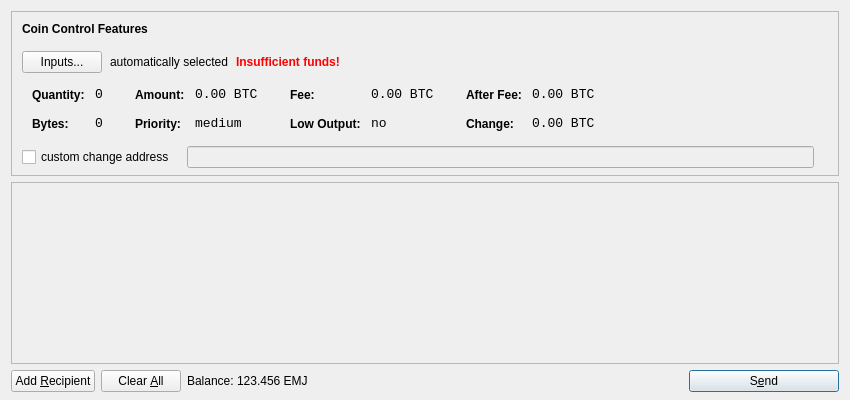
<?xml version="1.0" encoding="UTF-8"?>
<ui version="4.0">
 <class>SendCoinsDialog</class>
 <widget class="QDialog" name="SendCoinsDialog">
  <property name="geometry">
   <rect>
    <x>0</x>
    <y>0</y>
    <width>850</width>
    <height>400</height>
   </rect>
  </property>
  <property name="windowTitle">
   <string>Send Coins</string>
  </property>
  <layout class="QVBoxLayout" name="verticalLayout" stretch="0,1,0">
   <property name="bottomMargin">
    <number>8</number>
   </property>
   <item>
    <widget class="QFrame" name="frameCoinControl">
     <property name="sizePolicy">
      <sizepolicy hsizetype="Expanding" vsizetype="Expanding">
       <horstretch>0</horstretch>
       <verstretch>0</verstretch>
      </sizepolicy>
     </property>
     <property name="maximumSize">
      <size>
       <width>16777215</width>
       <height>16777215</height>
      </size>
     </property>
     <property name="frameShape">
      <enum>QFrame::StyledPanel</enum>
     </property>
     <property name="frameShadow">
      <enum>QFrame::Sunken</enum>
     </property>
     <layout class="QVBoxLayout" name="verticalLayoutCoinControl2">
      <property name="spacing">
       <number>-1</number>
      </property>
      <property name="leftMargin">
       <number>0</number>
      </property>
      <property name="topMargin">
       <number>0</number>
      </property>
      <property name="rightMargin">
       <number>0</number>
      </property>
      <property name="bottomMargin">
       <number>6</number>
      </property>
      <item>
       <layout class="QVBoxLayout" name="verticalLayoutCoinControl" stretch="0,0,0,0,1">
        <property name="spacing">
         <number>0</number>
        </property>
        <property name="leftMargin">
         <number>10</number>
        </property>
        <property name="topMargin">
         <number>10</number>
        </property>
        <item>
         <layout class="QHBoxLayout" name="horizontalLayoutCoinControl1">
          <property name="bottomMargin">
           <number>15</number>
          </property>
          <item>
           <widget class="QLabel" name="labelCoinControlFeatures">
            <property name="sizePolicy">
             <sizepolicy hsizetype="Preferred" vsizetype="Maximum">
              <horstretch>0</horstretch>
              <verstretch>0</verstretch>
             </sizepolicy>
            </property>
            <property name="font">
             <font>
              <weight>75</weight>
              <bold>true</bold>
             </font>
            </property>
            <property name="styleSheet">
             <string notr="true">font-weight:bold;</string>
            </property>
            <property name="text">
             <string>Coin Control Features</string>
            </property>
           </widget>
          </item>
         </layout>
        </item>
        <item>
         <layout class="QHBoxLayout" name="horizontalLayoutCoinControl2" stretch="0,0,0,0">
          <property name="spacing">
           <number>8</number>
          </property>
          <property name="bottomMargin">
           <number>10</number>
          </property>
          <item>
           <widget class="QPushButton" name="pushButtonCoinControl">
            <property name="styleSheet">
             <string notr="true"/>
            </property>
            <property name="text">
             <string>Inputs...</string>
            </property>
           </widget>
          </item>
          <item>
           <widget class="QLabel" name="labelCoinControlAutomaticallySelected">
            <property name="text">
             <string>automatically selected</string>
            </property>
            <property name="margin">
             <number>5</number>
            </property>
           </widget>
          </item>
          <item>
           <widget class="QLabel" name="labelCoinControlInsuffFunds">
            <property name="font">
             <font>
              <weight>75</weight>
              <bold>true</bold>
             </font>
            </property>
            <property name="styleSheet">
             <string notr="true">color:red;font-weight:bold;</string>
            </property>
            <property name="text">
             <string>Insufficient funds!</string>
            </property>
            <property name="margin">
             <number>5</number>
            </property>
           </widget>
          </item>
          <item>
           <spacer name="horizontalSpacerCoinControl">
            <property name="orientation">
             <enum>Qt::Horizontal</enum>
            </property>
            <property name="sizeHint" stdset="0">
             <size>
              <width>40</width>
              <height>1</height>
             </size>
            </property>
           </spacer>
          </item>
         </layout>
        </item>
        <item>
         <widget class="QWidget" name="widgetCoinControl" native="true">
          <property name="sizePolicy">
           <sizepolicy hsizetype="Preferred" vsizetype="Preferred">
            <horstretch>0</horstretch>
            <verstretch>0</verstretch>
           </sizepolicy>
          </property>
          <property name="minimumSize">
           <size>
            <width>0</width>
            <height>0</height>
           </size>
          </property>
          <property name="styleSheet">
           <string notr="true"/>
          </property>
          <layout class="QHBoxLayout" name="horizontalLayoutCoinControl5">
           <property name="margin">
            <number>0</number>
           </property>
           <item>
            <layout class="QHBoxLayout" name="horizontalLayoutCoinControl3" stretch="0,0,0,1">
             <property name="spacing">
              <number>20</number>
             </property>
             <property name="topMargin">
              <number>0</number>
             </property>
             <property name="bottomMargin">
              <number>10</number>
             </property>
             <item>
              <layout class="QFormLayout" name="formLayoutCoinControl1">
               <property name="horizontalSpacing">
                <number>10</number>
               </property>
               <property name="verticalSpacing">
                <number>14</number>
               </property>
               <property name="leftMargin">
                <number>10</number>
               </property>
               <property name="topMargin">
                <number>4</number>
               </property>
               <property name="rightMargin">
                <number>6</number>
               </property>
               <item row="0" column="0">
                <widget class="QLabel" name="labelCoinControlQuantityText">
                 <property name="styleSheet">
                  <string notr="true">font-weight:bold;</string>
                 </property>
                 <property name="text">
                  <string>Quantity:</string>
                 </property>
                 <property name="margin">
                  <number>0</number>
                 </property>
                </widget>
               </item>
               <item row="0" column="1">
                <widget class="QLabel" name="labelCoinControlQuantity">
                 <property name="font">
                  <font>
                   <family>Monospace</family>
                   <pointsize>10</pointsize>
                  </font>
                 </property>
                 <property name="cursor">
                  <cursorShape>IBeamCursor</cursorShape>
                 </property>
                 <property name="contextMenuPolicy">
                  <enum>Qt::ActionsContextMenu</enum>
                 </property>
                 <property name="text">
                  <string notr="true">0</string>
                 </property>
                 <property name="margin">
                  <number>0</number>
                 </property>
                 <property name="textInteractionFlags">
                  <set>Qt::LinksAccessibleByMouse|Qt::TextSelectableByKeyboard|Qt::TextSelectableByMouse</set>
                 </property>
                </widget>
               </item>
               <item row="1" column="0">
                <widget class="QLabel" name="labelCoinControlBytesText">
                 <property name="styleSheet">
                  <string notr="true">font-weight:bold;</string>
                 </property>
                 <property name="text">
                  <string>Bytes:</string>
                 </property>
                </widget>
               </item>
               <item row="1" column="1">
                <widget class="QLabel" name="labelCoinControlBytes">
                 <property name="font">
                  <font>
                   <family>Monospace</family>
                   <pointsize>10</pointsize>
                  </font>
                 </property>
                 <property name="cursor">
                  <cursorShape>IBeamCursor</cursorShape>
                 </property>
                 <property name="contextMenuPolicy">
                  <enum>Qt::ActionsContextMenu</enum>
                 </property>
                 <property name="text">
                  <string notr="true">0</string>
                 </property>
                 <property name="textInteractionFlags">
                  <set>Qt::LinksAccessibleByMouse|Qt::TextSelectableByKeyboard|Qt::TextSelectableByMouse</set>
                 </property>
                </widget>
               </item>
              </layout>
             </item>
             <item>
              <layout class="QFormLayout" name="formLayoutCoinControl2">
               <property name="horizontalSpacing">
                <number>10</number>
               </property>
               <property name="verticalSpacing">
                <number>14</number>
               </property>
               <property name="leftMargin">
                <number>6</number>
               </property>
               <property name="topMargin">
                <number>4</number>
               </property>
               <property name="rightMargin">
                <number>6</number>
               </property>
               <item row="0" column="0">
                <widget class="QLabel" name="labelCoinControlAmountText">
                 <property name="styleSheet">
                  <string notr="true">font-weight:bold;</string>
                 </property>
                 <property name="text">
                  <string>Amount:</string>
                 </property>
                 <property name="margin">
                  <number>0</number>
                 </property>
                </widget>
               </item>
               <item row="0" column="1">
                <widget class="QLabel" name="labelCoinControlAmount">
                 <property name="font">
                  <font>
                   <family>Monospace</family>
                   <pointsize>10</pointsize>
                  </font>
                 </property>
                 <property name="cursor">
                  <cursorShape>IBeamCursor</cursorShape>
                 </property>
                 <property name="contextMenuPolicy">
                  <enum>Qt::ActionsContextMenu</enum>
                 </property>
                 <property name="text">
                  <string notr="true">0.00 BTC</string>
                 </property>
                 <property name="textInteractionFlags">
                  <set>Qt::LinksAccessibleByMouse|Qt::TextSelectableByKeyboard|Qt::TextSelectableByMouse</set>
                 </property>
                </widget>
               </item>
               <item row="1" column="0">
                <widget class="QLabel" name="labelCoinControlPriorityText">
                 <property name="styleSheet">
                  <string notr="true">font-weight:bold;</string>
                 </property>
                 <property name="text">
                  <string>Priority:</string>
                 </property>
                </widget>
               </item>
               <item row="1" column="1">
                <widget class="QLabel" name="labelCoinControlPriority">
                 <property name="font">
                  <font>
                   <family>Monospace</family>
                   <pointsize>10</pointsize>
                  </font>
                 </property>
                 <property name="cursor">
                  <cursorShape>IBeamCursor</cursorShape>
                 </property>
                 <property name="contextMenuPolicy">
                  <enum>Qt::ActionsContextMenu</enum>
                 </property>
                 <property name="text">
                  <string>medium</string>
                 </property>
                 <property name="textInteractionFlags">
                  <set>Qt::LinksAccessibleByMouse|Qt::TextSelectableByKeyboard|Qt::TextSelectableByMouse</set>
                 </property>
                </widget>
               </item>
              </layout>
             </item>
             <item>
              <layout class="QFormLayout" name="formLayoutCoinControl3">
               <property name="horizontalSpacing">
                <number>10</number>
               </property>
               <property name="verticalSpacing">
                <number>14</number>
               </property>
               <property name="leftMargin">
                <number>6</number>
               </property>
               <property name="topMargin">
                <number>4</number>
               </property>
               <property name="rightMargin">
                <number>6</number>
               </property>
               <item row="0" column="0">
                <widget class="QLabel" name="labelCoinControlFeeText">
                 <property name="styleSheet">
                  <string notr="true">font-weight:bold;</string>
                 </property>
                 <property name="text">
                  <string>Fee:</string>
                 </property>
                 <property name="margin">
                  <number>0</number>
                 </property>
                </widget>
               </item>
               <item row="0" column="1">
                <widget class="QLabel" name="labelCoinControlFee">
                 <property name="font">
                  <font>
                   <family>Monospace</family>
                   <pointsize>10</pointsize>
                  </font>
                 </property>
                 <property name="cursor">
                  <cursorShape>IBeamCursor</cursorShape>
                 </property>
                 <property name="contextMenuPolicy">
                  <enum>Qt::ActionsContextMenu</enum>
                 </property>
                 <property name="text">
                  <string notr="true">0.00 BTC</string>
                 </property>
                 <property name="textInteractionFlags">
                  <set>Qt::LinksAccessibleByMouse|Qt::TextSelectableByKeyboard|Qt::TextSelectableByMouse</set>
                 </property>
                </widget>
               </item>
               <item row="1" column="0">
                <widget class="QLabel" name="labelCoinControlLowOutputText">
                 <property name="styleSheet">
                  <string notr="true">font-weight:bold;</string>
                 </property>
                 <property name="text">
                  <string>Low Output:</string>
                 </property>
                </widget>
               </item>
               <item row="1" column="1">
                <widget class="QLabel" name="labelCoinControlLowOutput">
                 <property name="font">
                  <font>
                   <family>Monospace</family>
                   <pointsize>10</pointsize>
                  </font>
                 </property>
                 <property name="cursor">
                  <cursorShape>IBeamCursor</cursorShape>
                 </property>
                 <property name="contextMenuPolicy">
                  <enum>Qt::ActionsContextMenu</enum>
                 </property>
                 <property name="text">
                  <string>no</string>
                 </property>
                 <property name="textInteractionFlags">
                  <set>Qt::LinksAccessibleByMouse|Qt::TextSelectableByKeyboard|Qt::TextSelectableByMouse</set>
                 </property>
                </widget>
               </item>
              </layout>
             </item>
             <item>
              <layout class="QFormLayout" name="formLayoutCoinControl4">
               <property name="horizontalSpacing">
                <number>10</number>
               </property>
               <property name="verticalSpacing">
                <number>14</number>
               </property>
               <property name="leftMargin">
                <number>6</number>
               </property>
               <property name="topMargin">
                <number>4</number>
               </property>
               <property name="rightMargin">
                <number>6</number>
               </property>
               <item row="0" column="0">
                <widget class="QLabel" name="labelCoinControlAfterFeeText">
                 <property name="styleSheet">
                  <string notr="true">font-weight:bold;</string>
                 </property>
                 <property name="text">
                  <string>After Fee:</string>
                 </property>
                 <property name="margin">
                  <number>0</number>
                 </property>
                </widget>
               </item>
               <item row="0" column="1">
                <widget class="QLabel" name="labelCoinControlAfterFee">
                 <property name="font">
                  <font>
                   <family>Monospace</family>
                   <pointsize>10</pointsize>
                  </font>
                 </property>
                 <property name="cursor">
                  <cursorShape>IBeamCursor</cursorShape>
                 </property>
                 <property name="contextMenuPolicy">
                  <enum>Qt::ActionsContextMenu</enum>
                 </property>
                 <property name="text">
                  <string notr="true">0.00 BTC</string>
                 </property>
                 <property name="textInteractionFlags">
                  <set>Qt::LinksAccessibleByMouse|Qt::TextSelectableByKeyboard|Qt::TextSelectableByMouse</set>
                 </property>
                </widget>
               </item>
               <item row="1" column="0">
                <widget class="QLabel" name="labelCoinControlChangeText">
                 <property name="styleSheet">
                  <string notr="true">font-weight:bold;</string>
                 </property>
                 <property name="text">
                  <string>Change:</string>
                 </property>
                </widget>
               </item>
               <item row="1" column="1">
                <widget class="QLabel" name="labelCoinControlChange">
                 <property name="font">
                  <font>
                   <family>Monospace</family>
                   <pointsize>10</pointsize>
                  </font>
                 </property>
                 <property name="cursor">
                  <cursorShape>IBeamCursor</cursorShape>
                 </property>
                 <property name="contextMenuPolicy">
                  <enum>Qt::ActionsContextMenu</enum>
                 </property>
                 <property name="text">
                  <string notr="true">0.00 BTC</string>
                 </property>
                 <property name="textInteractionFlags">
                  <set>Qt::LinksAccessibleByMouse|Qt::TextSelectableByKeyboard|Qt::TextSelectableByMouse</set>
                 </property>
                </widget>
               </item>
              </layout>
             </item>
            </layout>
           </item>
          </layout>
         </widget>
        </item>
        <item>
         <layout class="QHBoxLayout" name="horizontalLayoutCoinControl4" stretch="0,0,0">
          <property name="spacing">
           <number>12</number>
          </property>
          <property name="sizeConstraint">
           <enum>QLayout::SetDefaultConstraint</enum>
          </property>
          <property name="topMargin">
           <number>5</number>
          </property>
          <property name="rightMargin">
           <number>5</number>
          </property>
          <item>
           <widget class="QCheckBox" name="checkBoxCoinControlChange">
            <property name="text">
             <string>custom change address</string>
            </property>
           </widget>
          </item>
          <item>
           <widget class="QLineEdit" name="lineEditCoinControlChange">
            <property name="enabled">
             <bool>false</bool>
            </property>
            <property name="sizePolicy">
             <sizepolicy hsizetype="Expanding" vsizetype="Fixed">
              <horstretch>0</horstretch>
              <verstretch>0</verstretch>
             </sizepolicy>
            </property>
           </widget>
          </item>
          <item>
           <widget class="QLabel" name="labelCoinControlChangeLabel">
            <property name="sizePolicy">
             <sizepolicy hsizetype="Preferred" vsizetype="Expanding">
              <horstretch>0</horstretch>
              <verstretch>0</verstretch>
             </sizepolicy>
            </property>
            <property name="minimumSize">
             <size>
              <width>0</width>
              <height>0</height>
             </size>
            </property>
            <property name="text">
             <string/>
            </property>
            <property name="margin">
             <number>3</number>
            </property>
           </widget>
          </item>
         </layout>
        </item>
        <item>
         <spacer name="verticalSpacerCoinControl">
          <property name="orientation">
           <enum>Qt::Vertical</enum>
          </property>
          <property name="sizeHint" stdset="0">
           <size>
            <width>800</width>
            <height>1</height>
           </size>
          </property>
         </spacer>
        </item>
       </layout>
      </item>
     </layout>
    </widget>
   </item>
   <item>
    <widget class="QScrollArea" name="scrollArea">
     <property name="widgetResizable">
      <bool>true</bool>
     </property>
     <widget class="QWidget" name="scrollAreaWidgetContents">
      <property name="geometry">
       <rect>
        <x>0</x>
        <y>0</y>
        <width>830</width>
        <height>165</height>
       </rect>
      </property>
      <layout class="QVBoxLayout" name="verticalLayout_2">
       <property name="margin">
        <number>0</number>
       </property>
       <item>
        <layout class="QVBoxLayout" name="entries">
         <property name="spacing">
          <number>6</number>
         </property>
        </layout>
       </item>
       <item>
        <spacer name="verticalSpacer">
         <property name="orientation">
          <enum>Qt::Vertical</enum>
         </property>
         <property name="sizeHint" stdset="0">
          <size>
           <width>20</width>
           <height>40</height>
          </size>
         </property>
        </spacer>
       </item>
      </layout>
     </widget>
    </widget>
   </item>
   <item>
    <layout class="QHBoxLayout" name="horizontalLayout">
     <item>
      <widget class="QPushButton" name="addButton">
       <property name="toolTip">
        <string>Send to multiple recipients at once</string>
       </property>
       <property name="text">
        <string>Add &amp;Recipient</string>
       </property>
       <property name="icon">
        <iconset resource="../bitcoin.qrc">
         <normaloff>:/icons/add</normaloff>:/icons/add</iconset>
       </property>
       <property name="autoDefault">
        <bool>false</bool>
       </property>
      </widget>
     </item>
     <item>
      <widget class="QPushButton" name="clearButton">
       <property name="sizePolicy">
        <sizepolicy hsizetype="Minimum" vsizetype="Fixed">
         <horstretch>0</horstretch>
         <verstretch>0</verstretch>
        </sizepolicy>
       </property>
       <property name="toolTip">
        <string>Remove all transaction fields</string>
       </property>
       <property name="text">
        <string>Clear &amp;All</string>
       </property>
       <property name="icon">
        <iconset resource="../bitcoin.qrc">
         <normaloff>:/icons/remove</normaloff>:/icons/remove</iconset>
       </property>
       <property name="autoRepeatDelay">
        <number>300</number>
       </property>
       <property name="autoDefault">
        <bool>false</bool>
       </property>
      </widget>
     </item>
     <item>
      <layout class="QHBoxLayout" name="horizontalLayout_2">
       <property name="spacing">
        <number>3</number>
       </property>
       <item>
        <widget class="QLabel" name="label">
         <property name="text">
          <string>Balance:</string>
         </property>
        </widget>
       </item>
       <item>
        <widget class="QLabel" name="labelBalance">
         <property name="cursor">
          <cursorShape>IBeamCursor</cursorShape>
         </property>
         <property name="text">
          <string>123.456 EMJ</string>
         </property>
         <property name="textInteractionFlags">
          <set>Qt::LinksAccessibleByMouse|Qt::TextSelectableByKeyboard|Qt::TextSelectableByMouse</set>
         </property>
        </widget>
       </item>
      </layout>
     </item>
     <item>
      <spacer name="horizontalSpacer">
       <property name="orientation">
        <enum>Qt::Horizontal</enum>
       </property>
       <property name="sizeHint" stdset="0">
        <size>
         <width>40</width>
         <height>20</height>
        </size>
       </property>
      </spacer>
     </item>
     <item>
      <widget class="QPushButton" name="sendButton">
       <property name="minimumSize">
        <size>
         <width>150</width>
         <height>0</height>
        </size>
       </property>
       <property name="toolTip">
        <string>Confirm the send action</string>
       </property>
       <property name="text">
        <string>S&amp;end</string>
       </property>
       <property name="icon">
        <iconset resource="../bitcoin.qrc">
         <normaloff>:/icons/send</normaloff>:/icons/send</iconset>
       </property>
       <property name="default">
        <bool>true</bool>
       </property>
      </widget>
     </item>
    </layout>
   </item>
  </layout>
 </widget>
 <resources>
  <include location="../bitcoin.qrc"/>
 </resources>
 <connections/>
</ui>
